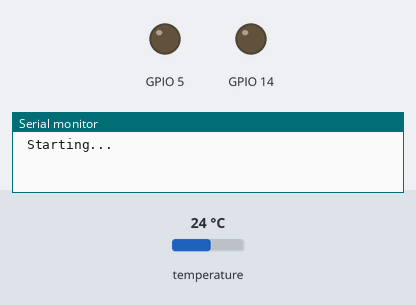
This sketch was run on a simulated ESP8266 (NodeMCU). On the bench: output pins drawn as LEDs (lit = HIGH), the last lines printed to the serial monitor. The test bench sets the inputs (shaded band); at power-on: temperature 24 °C. Storage starts empty; no MQTT or app messages arrive unless stated. At 6.4 s the program puts the board to deep sleep or switches it off; the recording ends there.

Above: at 0.1 s.
At 4.7 s:
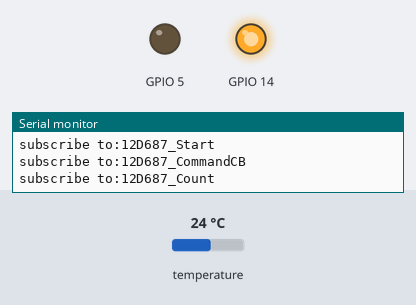
Timing chart, 0 to 6.2 s (numbered marks = the images above):
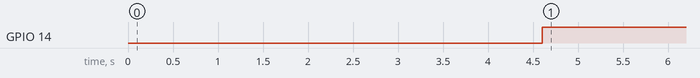

The sketch:

esp12-e.ino
```cpp
#include "ds18b20.hpp"
#include "mqtt.hpp"
#include "wifi.hpp"
#include "moisture.hpp"

#include "common.h"

#include <SPI.h>
#include <SD.h>
const int chipSelect = 10;
static float temperature;
static uint16_t moisture;

extern volatile uint8_t ontime_running;

void setup() {

	uint32_t chip_id = ESP.getChipId();

	// put your setup code here, to run once:
	Serial.begin(115200);
	Serial.println("\n Starting...");

	// see if the card is present and can be initialized:
	if (!SD.begin(chipSelect)) {
		Serial.println("Card failed, or not present");
	}

	setup_wifi();
	setup_mqtt(chip_id);
	setup_temperature();
    setup_moisture();

	Serial.println("exit setup");
}

void loop() {
	// put your main code here, to run repeatedly:
	loop_mqtt();

    if(!loop_moisture(&moisture)) {
    	//publish moisture
    	publish_moisture_mqtt(moisture);
    }

	if(!loop_temperature(&temperature)) {
		//valid temperature

		publish_temperature_mqtt(temperature);

		//write temperature
		// open the file. note that only one file can be open at a time,
		// so you have to close this one before opening another.
		File dataFile = SD.open("datalog.txt", FILE_WRITE);
		// if the file is available, write to it:
		if (dataFile) {
			String dataString = "";
			dataString += String(temperature);
			dataFile.println(dataString);
			dataFile.close();
			// print to the serial port too:
			Serial.println(dataString);
		}
		// if the file isn't open, pop up an error:
		else {
//			Serial.println("error opening datalog.txt");
		}
	}

	static uint32_t count = 0;
	if(count >= 10 && ontime_running == 0) {
		mqtt_deinit();
		wifi_deinit();

		Serial.println("deep sleep: start");
		ESP.deepSleep(SLEEPING_TIME_IN_SECONDS * 1000*1000, WAKE_RF_DEFAULT);
		delay(500); // wait for deep sleep to happen
	}
	count++;
}
```

ds18b20.hpp
```cpp
/*
 * ds18b20.hpp
 *
 *  Created on: May 29, 2017
 *      Author: ipaev
 */

#ifndef DS18B20_DS18B20_HPP_
#define DS18B20_DS18B20_HPP_

void setup_temperature();
int loop_temperature(float * temp);

#endif /* DS18B20_DS18B20_HPP_ */
```

common.h
```cpp
/*
 * common.h
 *
 *  Created on: Jul 18, 2017
 *      Author: ipaev
 */

#ifndef COMMON_H_
#define COMMON_H_

#define SLEEPING_TIME_IN_SECONDS 10*60 //10 minute

#endif /* COMMON_H_ */
```

moisture.hpp
```cpp
/*
 * moisture.hpp
 *
 *  Created on: Jun 27, 2017
 *      Author: ipaev
 */

#ifndef MOISTURE_MOISTURE_HPP_
#define MOISTURE_MOISTURE_HPP_

void setup_moisture();
int loop_moisture(uint16_t * moisture);

#endif /* MOISTURE_MOISTURE_HPP_ */
```

mqtt.hpp
```cpp
/*
 * mqtt.hpp
 *
 *  Created on: Jun 5, 2017
 *      Author: ipaev
 */

#ifndef MQTT_MQTT_HPP_
#define MQTT_MQTT_HPP_

#include <PubSubClient.h>

void setup_mqtt(uint32_t chip_id);
int loop_mqtt();
void publish_temperature_mqtt(float temp);
void publish_moisture_mqtt(uint16_t mst);
void mqtt_deinit();

#endif /* MQTT_MQTT_HPP_ */
```

wifi.hpp
```cpp
/*
 * wifi.hpp
 *
 *  Created on: Jun 8, 2017
 *      Author: ipaev
 */

#ifndef WIFI_WIFI_HPP_
#define WIFI_WIFI_HPP_

void setup_wifi();
void wifi_deinit();

#endif /* WIFI_WIFI_HPP_ */
```

Measured:
- by itself, GPIO 14: LOW → HIGH at 4.6 s
